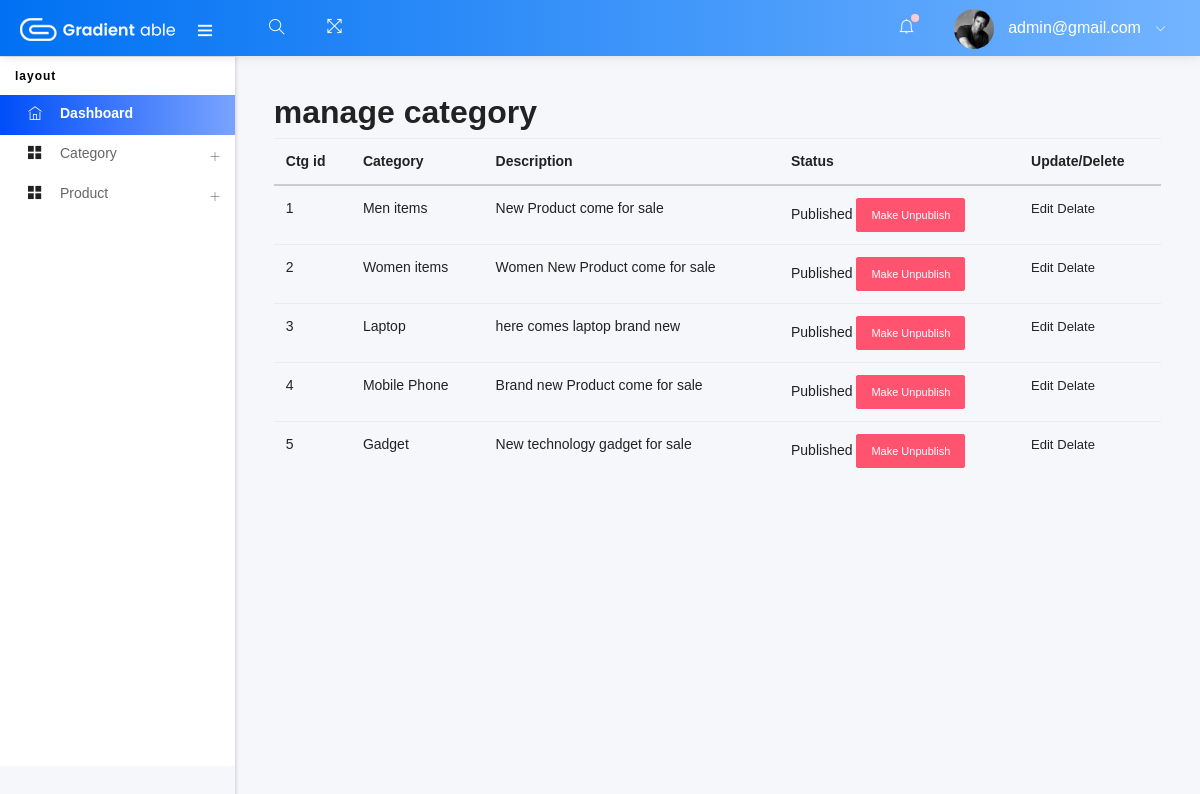
Page /manage-cat.php (signed in) on the committed database.
### tables this page shows
CREATE TABLE `category` (
  `ctg_id` int(11) NOT NULL,
  `ctg_name` text NOT NULL,
  `ctg_des` varchar(150) NOT NULL,
  `ctg_status` tinyint(10) NOT NULL
);

### manage-cat.php (called while the page is built)
<?php
$views = "manage-cat";
include("template.php");

### Class/adminBack.php (called while the page is built, shortened)
<?php
class adminBack{
    private $conn;
    public function __construct()
    {
        $dbhost = "localhost";
        $dbuser = "root";
        $dbpass = "";
        $dbname = "ecom";
        $this->conn = mysqli_connect($dbhost,$dbuser,$dbpass,$dbname);
    }
    function display_category(){
        $query = "SELECT * FROM category";
        if(mysqli_query($this->conn, $query)){
            $return_ctg = mysqli_query($this->conn, $query);
            return $return_ctg;
        }
    }
}
?>

### views/manage-category-view.php (the view, shortened to what this page needs)
<?php
    $obj_adminBack = new adminBack();
    $ctg_data = $obj_adminBack->display_category();
?>
<h2>manage category</h2>
<table class="table">
     <thead>
         <tr>
             <th>Ctg id</th>
             <th>Category</th>
             <th>Description</th>
             <th>Status</th>
             <th>Update/Delete</th>
         </tr>
     </thead>
     <tbody>
         <?php
             while($ctg=mysqli_fetch_assoc($ctg_data)){
         ?>
                <tr>
                   <td><?php echo $ctg['ctg_id']; ?></td>
                   <td><?php echo $ctg['ctg_name']; ?></td>
                   <td><?php echo $ctg['ctg_des']; ?></td>
                   <td><?php
                   if($ctg['ctg_status']==0){
                       echo "Unpublished";
                    ?>
                    <a class="btn btn-sm btn-success" href="?status=publish&&id=<?php echo $ctg['ctg_id']; ?>">Make Publish</a>
                   <?php
                   }else{
                       echo "Published";
                    ?>
                    <a class="btn btn-sm btn-danger" href="?status=unpublish&&id=<?php echo $ctg['ctg_id']; ?>">Make Unpublish</a>
                   <?php
                   }
                   ?></td>
                   <td>
                       <a href="edit_cat.php?status=edit&&id=<?php echo $ctg['ctg_id']; ?>">Edit</a>
                       <a href="?status=delete&&id=<?php echo $ctg['ctg_id']; ?>">Delate</a>
                   </td>
                </tr>
         <?php
             }
         ?>
     </tbody>
</table>

### includes/head.php (shortened to what this page needs)
<!DOCTYPE html>
<html lang="en">
<head>
      <link rel="stylesheet" type="text/css" href="assets/css/bootstrap/css/bootstrap.min.css">
      <link rel="stylesheet" type="text/css" href="assets/icon/themify-icons/themify-icons.css">
	  <link rel="stylesheet" type="text/css" href="assets/icon/font-awesome/css/font-awesome.min.css">
      <link rel="stylesheet" type="text/css" href="assets/icon/icofont/css/icofont.css">
      <link rel="stylesheet" type="text/css" href="assets/css/style.css">
      <link rel="stylesheet" type="text/css" href="assets/css/jquery.mCustomScrollbar.css">
  </head>

### template.php (shortened to what this page needs)
<?php
    include("Class/adminBack.php");
    $adminEmail = $_SESSION['adminEmail'];
?>
<?php include("includes/head.php"); ?>
<body>
    <body>
        <div id="pcoded" class="pcoded">
            <div class="pcoded-container navbar-wrapper">
                <?php include_once("includes/header-nav.php"); ?>
                <div class="pcoded-main-container">
                    <div class="pcoded-wrapper">
                        <?php include_once("includes/sidenav.php"); ?>
                        <div class="pcoded-content">
                            <div class="pcoded-inner-content">
                                <div class="main-body">
                                    <div class="page-wrapper">
                                        <div class="page-body">
                                                <?php
                                                if ($views) {
                                                    if ($views == "dashboard") {
                                                        include("views/dashboard-view.php");
                                                    } elseif ($views == "add-cat") {
                                                        include("views/add-category-view.php");
                                                    } elseif ($views == "manage-cat") {
                                                        include("views/manage-category-view.php");
                                                    } elseif ($views == "add-product") {
                                                        include("views/add-product-view.php");
                                                    } elseif ($views == "manage-product") {
                                                        include("views/manage-product-view.php");
                                                    }elseif ($views == "edit-cat") {
                                                        include("views/edit_cat_view.php");
                                                    }elseif ($views == "edit-product") {
                                                        include("views/edit_product_view.php");
                                                    }
                                                }
                                                ?>
                                        </div>
                                    </div>
                                </div>
                            </div>
                        </div>
                    </div>
                </div>
                <?php include("includes/script.php"); ?>

### includes/header-nav.php (shortened to what this page needs)
<nav class="navbar header-navbar pcoded-header">
               <div class="navbar-wrapper">
                   <div class="navbar-logo">
                       <a class="mobile-menu" id="mobile-collapse" href="#!">
                           <i class="ti-menu"></i>
                       </a>
                       <a href="index.html">
                           <img class="img-fluid" src="assets/images/logo.png" alt="Theme-Logo" />
                       </a>
                   </div>
                   <div class="navbar-container container-fluid">
                       <ul class="nav-left">
                           <li class="header-search">
                               <div class="main-search morphsearch-search">
                                   <div class="input-group">
                                       <input type="text" class="form-control">
                                       <span class="input-group-addon search-btn"><i class="ti-search"></i></span>
                                   </div>
                               </div>
                           </li>
                           <li>
                               <a href="#!" onclick="javascript:toggleFullScreen()">
                                   <i class="ti-fullscreen"></i>
                               </a>
                           </li>
                       </ul>
                       <ul class="nav-right">
                           <li class="header-notification">
                               <a href="#!">
                                   <i class="ti-bell"></i>
                                   <span class="badge bg-c-pink"></span>
                               </a>
                           </li>
                           <li class="user-profile header-notification">
                               <a href="#!">
                                   <img src="assets/images/avatar-4.jpg" class="img-radius" alt="User-Profile-Image">
                                   <span><?php echo $adminEmail; ?></span>
                                   <i class="ti-angle-down"></i>
                               </a>
                           </li>
                       </ul>
                   </div>
               </div>
           </nav>

### includes/sidenav.php (shortened to what this page needs)
<nav class="pcoded-navbar">
    <div class="pcoded-inner-navbar main-menu">
        <div class="pcoded-navigatio-lavel" data-i18n="nav.category.navigation">Layout</div>
        <ul class="pcoded-item pcoded-left-item">
            <li class="active">
                <a href="dashboard.php">
                    <span class="pcoded-micon"><i class="ti-home"></i><b>D</b></span>
                    <span class="pcoded-mtext" data-i18n="nav.dash.main">Dashboard</span>
                </a>
            </li>
            <li class="pcoded-hasmenu">
                <a href="javascript:void(0)">
                    <span class="pcoded-micon"><i class="ti-layout-grid2-alt"></i></span>
                    <span class="pcoded-mtext" data-i18n="nav.basic-components.main">Category</span>
                </a>
            </li>
            <li class="pcoded-hasmenu">
                <a href="javascript:void(0)">
                    <span class="pcoded-micon"><i class="ti-layout-grid2-alt"></i></span>
                    <span class="pcoded-mtext" data-i18n="nav.basic-components.main">Product</span>
                </a>
            </li>
        </ul>
    </div>
</nav>

### includes/script.php (shortened to what this page needs)
</body>
</html>

### rows in the picture
category: ctg_id "1", ctg_name "Men items", ctg_des "New Product come for sale"
category: ctg_id "2", ctg_name "Women items", ctg_des "Women New Product come for sale"
category: ctg_id "3", ctg_name "Laptop", ctg_des "here comes laptop brand new"
category: ctg_id "4", ctg_name "Mobile Phone", ctg_des "Brand new Product come for sale"
category: ctg_id "5", ctg_name "Gadget", ctg_des "New technology gadget for sale"

### other values in the picture
$adminEmail "admin@gmail.com"
